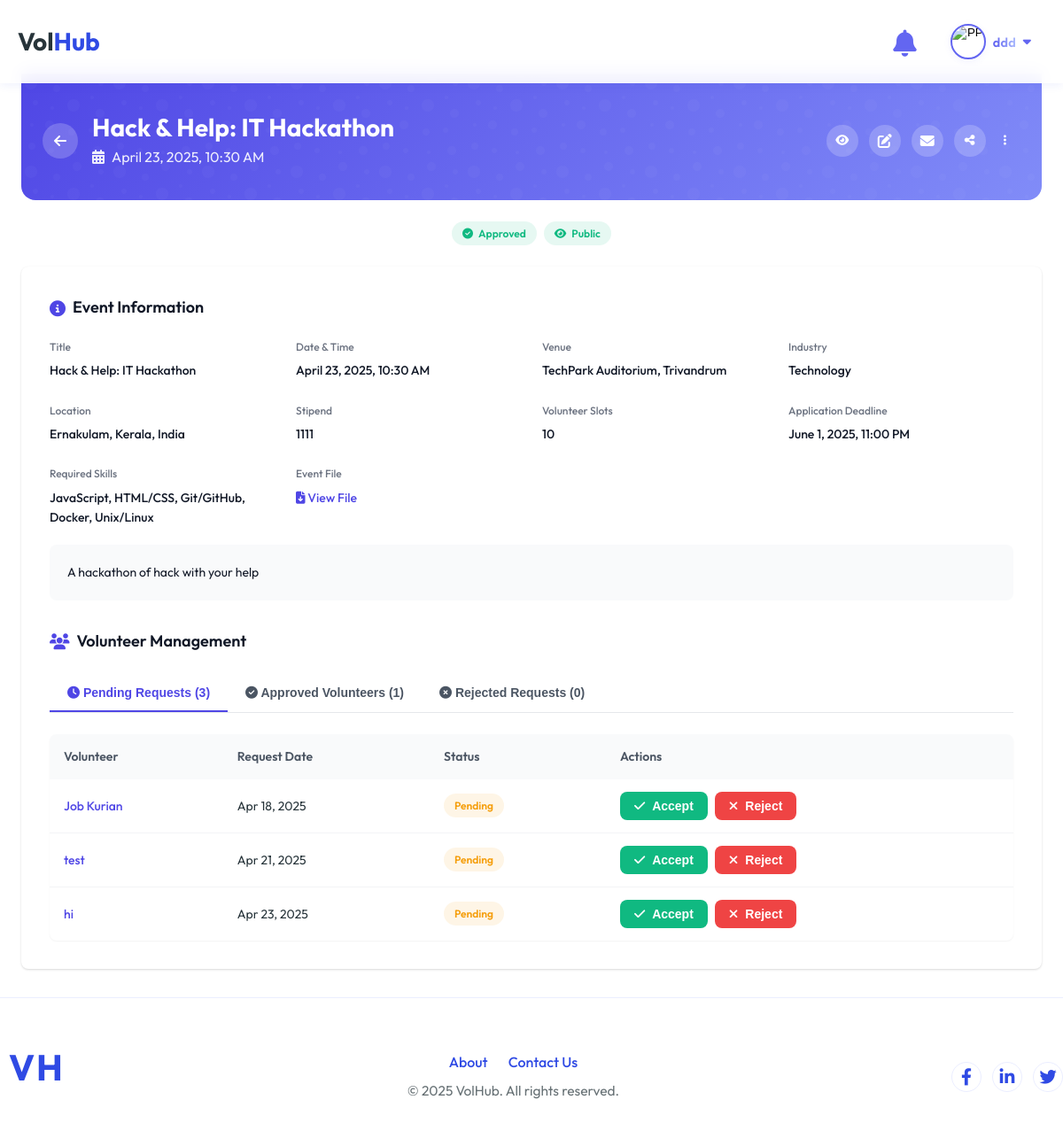
/User/event-action/1/ (signed in), run on the app's committed database.
### User/models.py (models this page shows)
class tbl_event(models.Model):
    event_title=models.CharField(max_length=30)
    event_content=models.CharField(max_length=30)
    event_datetime=models.DateTimeField()
    event_file=models.FileField(upload_to="Assets/Files/User")
    event_created_at = models.DateTimeField(auto_now_add=True)
    event_venue=models.CharField(max_length=30)
    event_city=models.ForeignKey(tbl_city,on_delete=models.CASCADE)
    event_stipend=models.CharField(max_length=30)
    event_status=models.IntegerField(default=0)
    industry=models.ForeignKey(tbl_industry,on_delete=models.CASCADE)
    user=models.ForeignKey(tbl_user,on_delete=models.CASCADE)
    volunteer_slots=models.PositiveIntegerField(default=1)
    required_skills=models.ManyToManyField(tbl_skill)
    application_deadline=models.DateTimeField()
    visibility=models.IntegerField(default=1)

class tbl_industry(models.Model):
    industry_name = models.CharField(max_length=100, unique=True)

class tbl_skill(models.Model):
    industry = models.ForeignKey(tbl_industry, on_delete=models.CASCADE, related_name="skills")
    skill_name = models.CharField(max_length=100)

class tbl_request(models.Model):
    request_datetime = models.DateTimeField(auto_now_add=True)
    event = models.ForeignKey(tbl_event, on_delete=models.CASCADE, related_name='requests')
    user = models.ForeignKey(tbl_user, on_delete=models.CASCADE, related_name='volunteer_requests')
    request_status = models.IntegerField(default=0)

### Admin/models.py (models this page shows)
class tbl_city(models.Model):
    name = models.CharField(max_length=100)
    state = models.ForeignKey(tbl_state, on_delete=models.CASCADE)

class tbl_state(models.Model):
    name = models.CharField(max_length=100)
    country = models.ForeignKey(tbl_country, on_delete=models.CASCADE)

class tbl_country(models.Model):
    country_code=models.CharField(max_length=10)
    country_name=models.CharField(max_length=50)
    country_phone_code=models.IntegerField()

### Guest/models.py (models this page shows, shortened)
class tbl_user(models.Model):
    user_email = models.EmailField(max_length=50, unique=True)
    user_name = models.CharField(max_length=50, null=True, blank=True)
    user_username = models.CharField(max_length=50, null=True, blank=True)
    user_contact = models.CharField(max_length=10, null=True, blank=True)
    user_address = models.CharField(max_length=100, null=True, blank=True)
    user_password = models.CharField(max_length=128, null=True, blank=True)  # Store hashed password
    user_city = models.ForeignKey(tbl_city, on_delete=models.CASCADE, null=True)
    user_photo = models.FileField(upload_to="Assets/Files/User", null=True, blank=True)
    user_gender = models.CharField(max_length=100, null=True, blank=True)
    user_bio = models.TextField(null=True, blank=True)
    user_links = models.TextField(null=True, blank=True)  # Store as JSON (GitHub, LinkedIn, etc.)
    user_degree_type = models.CharField(max_length=50, null=True, blank=True)
    user_institution = models.CharField(max_length=100, null=True, blank=True)
    user_field_of_study = models.CharField(max_length=100, null=True, blank=True)
    user_graduation_month = models.IntegerField(null=True, blank=True)  # Store as month number (1-12)
    user_graduation_year = models.IntegerField(null=True, blank=True)  # Store as year (YYYY)
    user_emergency_name = models.CharField(max_length=100, null=True, blank=True)
    user_emergency_phone = models.CharField(max_length=15, null=True, blank=True)
    user_organization_name = models.CharField(max_length=100, null=True, blank=True)
    user_job_title = models.CharField(max_length=100, null=True, blank=True)
    user_industry = models.CharField(max_length=100, null=True, blank=True)
    user_location = models.CharField(max_length=100, null=True, blank=True)
    user_official_address = models.CharField(max_length=200, null=True, blank=True)
    user_official_contact_number = models.CharField(max_length=15, null=True, blank=True)
    is_basic_profile_complete = models.BooleanField(default=False)
    is_volunteer_profile_complete = models.BooleanField(default=False)
    is_organizer_profile_complete = models.BooleanField(default=False)
    user_past_volunteering = models.TextField(null=True, blank=True)
    user_type = models.CharField(max_length=10, choices=USER_TYPES, default='volunteer')
    user_visibility = models.BooleanField(default=False)  # If true, profile is public and visible to anyone

### User/views.py (the view, shortened to what this page needs)
# urls.py: path('event-action/<int:event_id>/', views.event_action, name='event_action'),
def event_action(request, event_id):
    if 'u_id' not in request.session:
        return redirect('Guest:login')
    user = tbl_user.objects.get(id=request.session['u_id'])
    event = tbl_event.objects.filter(id=event_id).first()
    if not event:
        messages.error(request, "Event not found or you don't have access.")
        return redirect('User:organizer_dashboard')
    requests = tbl_request.objects.filter(event=event).select_related('user')
    pending_count = requests.filter(request_status=0).count()
    approved_count = requests.filter(request_status=1).count()
    rejected_count = requests.filter(request_status=2).count()
    event_city = event.event_city if event and event.event_city_id else None
    event_state = event_city.state if event_city and event_city.state_id else None
    event_country = event_state.country if event_state and event_state.country_id else None
    return render(request, 'User/org_event_detail.html', {
        'event': event,
        'requests': requests,
        'event_city': event_city,
        'event_state': event_state,
        'event_country': event_country,
        'pending_count': pending_count,
        'approved_count': approved_count,
        'rejected_count': rejected_count,
    })

### User/templates/User/org_event_detail.html (shortened to what this page needs)
{% extends 'Guest/base.html' %}
{% block content %}
<div class="event-container">
    <div class="event-hero">
        <div class="event-hero-content">
            <div class="event-hero-title-group">
                <a href="{% url 'User:organizer_dashboard' %}" class="back-button tooltip">
                    <i class="fas fa-arrow-left"></i>
                </a>
                <div class="event-title-wrapper">
                    <h1 class="event-hero-title">{{ event.event_title }}</h1>
                    <div class="event-hero-meta">
                        <i class="fas fa-calendar-alt"></i>
                        <span>{{ event.event_datetime|date:'F j, Y, g:i A' }}</span>
                    </div>
                </div>
            </div>
            <div class="action-icons">
                <form method="post" class="tooltip">
                    <button type="submit" name="toggle_visibility" value="1" class="action-icon">
                        <i class="fas fa-eye{% if not event.visibility %}-slash{% endif %}"></i>
                    </button>
                </form>
                <a href="{% url 'User:edit_event' event.id %}" class="action-icon tooltip">
                    <i class="fas fa-edit"></i>
                </a>
                <a href="{% url 'User:converse' event.id %}" class="action-icon tooltip">
                    <i class="fas fa-envelope"></i>
                </a>
                <button id="share-link-btn" class="action-icon tooltip">
                    <i class="fas fa-share-alt"></i>
                </button>
                <div class="dropdown">
                    <button class="action-icon dropdown-toggle" id="eventActionsDropdown">
                        <i class="fas fa-ellipsis-v"></i>
                    </button>
                </div>
            </div>
        </div>
    </div>
    <div style="margin-top: 1.5rem; display: flex; gap: 0.5rem; justify-content: center;">
        <div class="event-status status-{% if event.event_status == 1 %}approved{% elif event.event_status == 2 %}rejected{% else %}pending{% endif %}">
            <i class="fas fa-{% if event.event_status == 1 %}check-circle{% elif event.event_status == 2 %}times-circle{% else %}clock{% endif %}"></i>
            <span>
                {% if event.event_status == 1 %}Approved{% elif event.event_status == 2 %}Rejected{% else %}Pending{% endif %}
            </span>
        </div>
        <div class="event-status {% if event.visibility %}status-approved{% else %}status-rejected{% endif %}">
            <i class="fas fa-eye{% if not event.visibility %}-slash{% endif %}"></i>
            <span>{% if event.visibility %}Public{% else %}Private{% endif %}</span>
        </div>
    </div>
    <div class="event-details-card">
        <div class="card-section">
            <h2 class="section-title">
                <i class="fas fa-info-circle"></i>
                <span>Event Information</span>
            </h2>
            <div class="details-grid">
                <div class="detail-item">
                    <div class="detail-label">Title</div>
                    <div class="detail-value">{{ event.event_title }}</div>
                </div>
                <div class="detail-item">
                    <div class="detail-label">Date & Time</div>
                    <div class="detail-value">{{ event.event_datetime|date:'F j, Y, g:i A' }}</div>
                </div>
                <div class="detail-item">
                    <div class="detail-label">Venue</div>
                    <div class="detail-value">{{ event.event_venue }}</div>
                </div>
                <div class="detail-item">
                    <div class="detail-label">Industry</div>
                    <div class="detail-value">{{ event.industry.industry_name }}</div>
                </div>
                <div class="detail-item">
                    <div class="detail-label">Location</div>
                <div class="detail-value">
                    {% if event_city and event_state and event_country %}
                        {{ event_city.name }}, {{ event_state.name }}, {{ event_country.country_name }}
                    {% else %}
                        N/A
                    {% endif %}
                </div>
                </div>
                <div class="detail-item">
                    <div class="detail-label">Stipend</div>
                    <div class="detail-value">{{ event.event_stipend|default:'N/A' }}</div>
                </div>
                <div class="detail-item">
                    <div class="detail-label">Volunteer Slots</div>
                    <div class="detail-value">{{ event.volunteer_slots }}</div>
                </div>
                <div class="detail-item">
                    <div class="detail-label">Application Deadline</div>
                    <div class="detail-value">{{ event.application_deadline|date:'F j, Y, g:i A' }}</div>
                </div>
                <div class="detail-item">
                    <div class="detail-label">Required Skills</div>
                    <div class="detail-value">{% for skill in event.required_skills.all %}{{ skill.skill_name }}{% if not forloop.last %}, {% endif %}{% empty %}N/A{% endfor %}</div>
                </div>
                <div class="detail-item">
                    <div class="detail-label">Event File</div>
                    <div class="detail-value">
                        {% if event.event_file %}
                        <a href="{{ event.event_file.url }}" target="_blank">
                            <i class="fas fa-file-download"></i> View File
                        </a>
                        {% else %}
                        N/A
                        {% endif %}
                    </div>
                </div>
            </div>
            <div class="event-description">
                {{ event.event_content|linebreaksbr }}
            </div>
        </div>
        <div class="card-section">
            <h2 class="section-title">
                <i class="fas fa-users"></i>
                <span>Volunteer Management</span>
            </h2>
            <div class="tabs">
                <div class="tabs-header">
                    <button class="tab-button active" data-tab="pending">
    <i class="fas fa-clock"></i> Pending Requests
    <span class="count">
        ({{ pending_count }})
    </span>
</button>
<button class="tab-button" data-tab="approved">
    <i class="fas fa-check-circle"></i> Approved Volunteers
    <span class="count">
        ({{ approved_count }})
    </span>
</button>
<button class="tab-button" data-tab="rejected">
    <i class="fas fa-times-circle"></i> Rejected Requests
    <span class="count">
        ({{ rejected_count }})
    </span>
</button>
                </div>
                <div class="tab-content active" id="pending-tab">
                    <div class="table-container">
                        <table class="data-table">
                            <thead>
                                <tr>
                                    <th>Volunteer</th>
                                    <th>Request Date</th>
                                    <th>Status</th>
                                    <th>Actions</th>
                                </tr>
                            </thead>
                            <tbody>
                                {% for req in requests %}
                                    {% if req.request_status == 0 %}
                                    <tr>
                                        <td>
                                            <a href="{% url 'User:applied_volunteer_profile' req.id %}" class="volunteer-name">
                                                {{ req.user.user_name }}
                                            </a>
                                        </td>
                                        <td>{{ req.request_datetime|date:'M d, Y' }}</td>
                                        <td>
                                            <span class="event-status status-pending">Pending</span>
                                        </td>
                                        <td>
                                            <div class="table-actions">
                                                <form method="post" style="display: inline;">
                                                    <button type="submit" class="action-btn table-btn btn-success">
                                                        <i class="fas fa-check"></i> Accept
                                                    </button>
                                                </form>
                                                <form method="post" style="display: inline;">
                                                    <button type="submit" class="action-btn table-btn btn-danger">
                                                        <i class="fas fa-times"></i> Reject
                                                    </button>
                                                </form>
                                            </div>
                                        </td>
                                    </tr>
                                    {% endif %}
                                {% endfor %}
                            </tbody>
                        </table>
                    </div>
                </div>
            </div>
        </div>
    </div>
</div>
{% endblock %}

### Guest/static/Guest/index.css (style rules this page uses)
:root { --primary-color: hsl(231, 77%, 54%); --secondary-color: hsl(232, 74%, 33%); --accent-color: #ffe66d; --accent-blue: #6c5ce7; --text-color: hsl(200, 19%, 19%); --text-light: hsl(200, 19%, 19%, 0.7); --bg-color: hsl(0, 0%, 100%); --bg-light: hsl(231, 100%, 96%); --bg-card: hsl(0, 0%, 100%); --border-color: hsl(231, 100%, 96%); --shadow-color: hsla(231, 77%, 54%, 0.08); --shadow-hover: hsla(231, 77%, 54%, 0.15); }
* { margin: 0; padding: 0; box-sizing: border-box; }
html, body { height: 100%; min-height: 100%; }
body { display: flex; flex-direction: column; min-height: 100vh; font-family: 'Outfit', sans-serif; font-size: 16px; line-height: 1.6; color: var(--text-color); background-color: var(--bg-color); overflow-x: hidden; transition: background-color 0.5s ease, color 0.5s ease; }
a { text-decoration: none; color: var(--primary-color); transition: all 0.3s ease; }

### Guest/templates/Guest/base.html (style rules this page uses)
.dropdown-toggle { background: none; border: none; cursor: pointer; display: flex; align-items: center; gap: 0.6em; padding: 7px 16px 7px 8px; border-radius: 2em; transition: background 0.18s, box-shadow 0.28s; box-shadow: 0 0 0 0 #6366f1; position: relative; overflow: hidden; }

### data on the page
tbl_event: event_title "Hack & Help: IT Hackathon", event_datetime "April 23, 2025, 10:30 AM", event_venue "TechPark Auditorium, Trivandrum", industry.industry_name "Technology", event_stipend "1111", volunteer_slots "10", application_deadline "June 1, 2025, 11:00 PM", event_content "A hackathon of hack with your help"
tbl_city: name "Ernakulam"
tbl_state: name "Kerala"
tbl_country: country_name "India"
tbl_skill: skill_name "JavaScript"
tbl_skill: skill_name "HTML/CSS"
tbl_skill: skill_name "Git/GitHub"
tbl_skill: skill_name "Docker"
tbl_skill: skill_name "Unix/Linux"
tbl_request: user.user_name "Job Kurian", request_datetime "Apr 18, 2025"
tbl_request: user.user_name "test", request_datetime "Apr 21, 2025"
tbl_request: user.user_name "hi", request_datetime "Apr 23, 2025"

### other printed values
{{ request.session.name|default:request.session.username }} "ddd"
{{ pending_count }} "3"
{{ approved_count }} "1"
{{ rejected_count }} "0"
